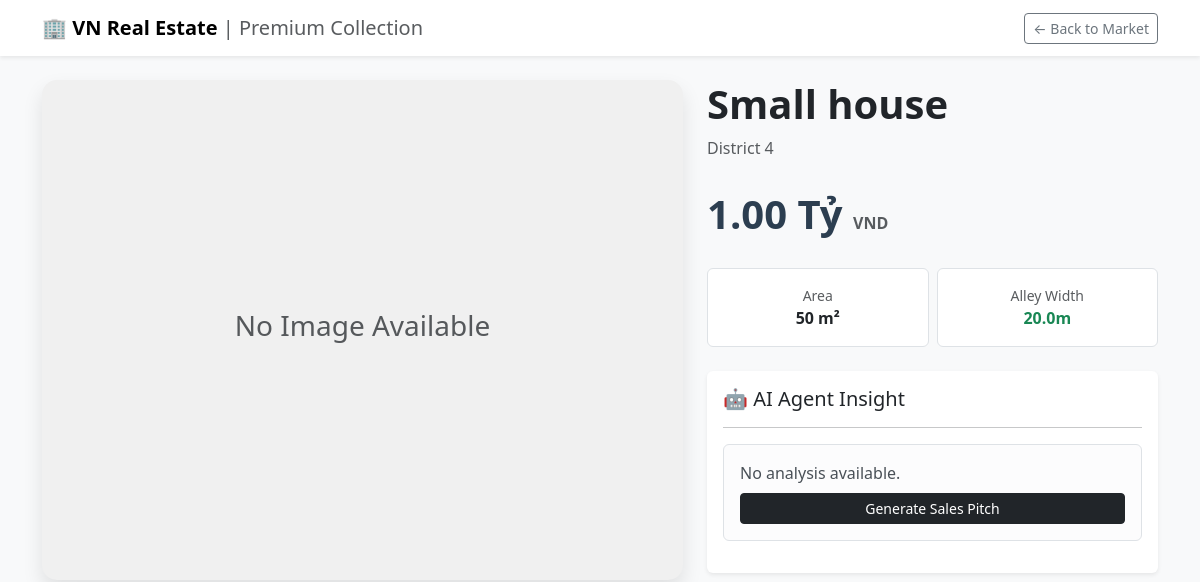
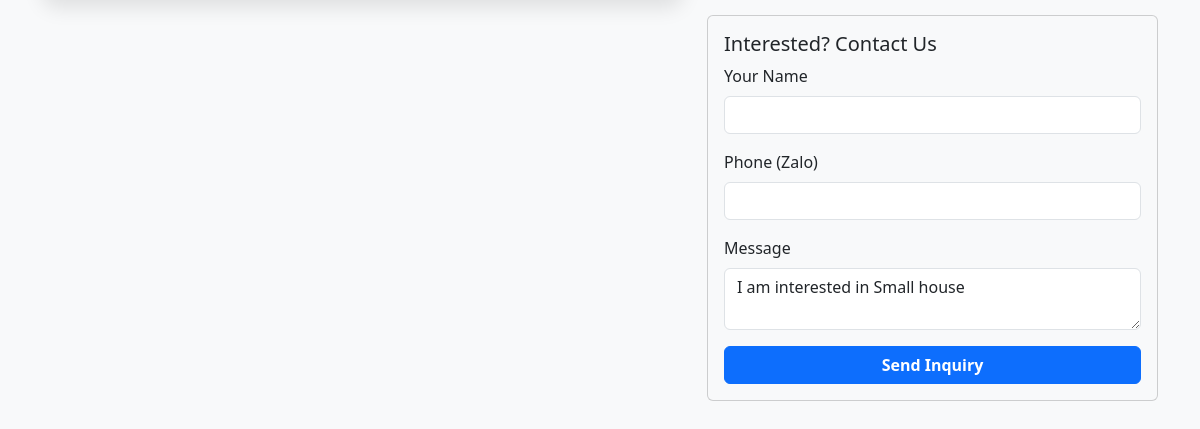
/property/2/, run on an earlier commit of the app's database (2 pictures, top to bottom).
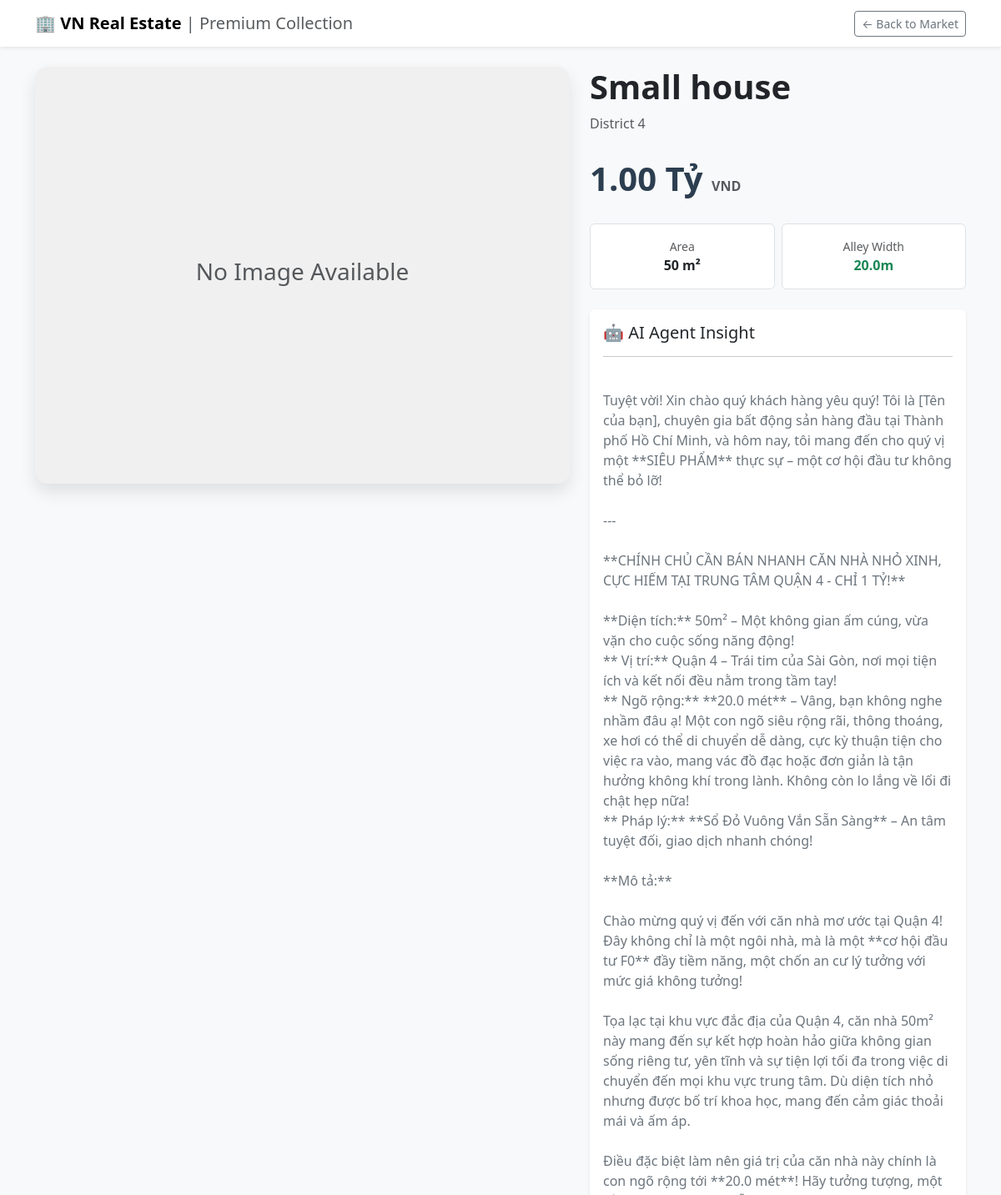
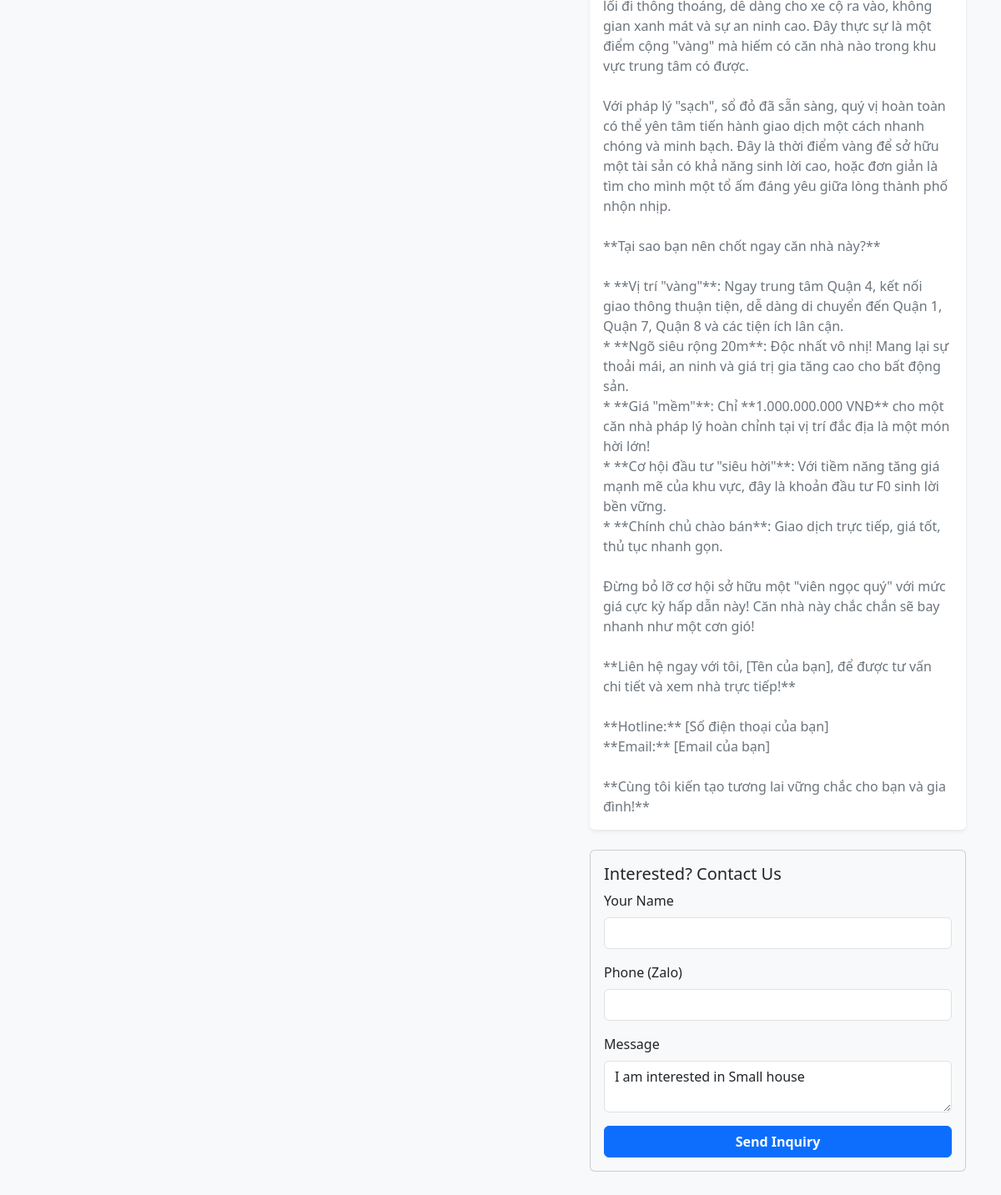
And on a later commit of the database (2 pictures, top to bottom).
### listings/models.py (models this page shows, shortened)
class Property(models.Model):
    title = models.CharField(max_length=200)
    price_in_billions = models.DecimalField(max_digits=10, decimal_places=2)
    location_district = models.CharField(max_length=100) # e.g., "District 1", "Thao Dien"
    area_sqm = models.IntegerField()
    alley_width_meters = models.FloatField(help_text="Width of the ngo/hem in front of house")
    is_legal_clear = models.BooleanField(default=False, help_text="Is the Red Book (So Do) ready?")
    ai_description = models.TextField(blank=True, null=True, help_text="Generated by OpenAI")
    main_photo = models.ImageField(upload_to='properties/', blank=True, null=True)

### listings/views.py (the view)
# urls.py: path('property/<int:pk>/', views.property_detail, name='property_detail'),
def property_detail(request, pk):
    prop = get_object_or_404(Property, pk=pk)
    return render(request, 'listings/detail.html', {'prop': prop})

### listings/templates/listings/detail.html (shortened to what the changed rows need)
<!DOCTYPE html>
<html>
<head>
    <link href="https://cdn.jsdelivr.net/npm/bootstrap@5.3.0/dist/css/bootstrap.min.css" rel="stylesheet">
</head>
<body class="bg-light">
    <div class="container mb-5">
        <div class="row">
            <div class="col-lg-5">
                <h1 class="display-6 fw-bold mb-2">{{ prop.title }}</h1>
                <p class="text-muted mb-4"> {{ prop.location_district }}</p>
                <div class="price-tag mb-4">
                    {{ prop.price_in_billions }} Tỷ <small class="fs-6 text-muted">VND</small>
                </div>
                <div class="row mb-4 g-2">
                    <div class="col-6">
                        <div class="p-3 border rounded bg-white text-center">
                            <div class="text-muted small">Area</div>
                            <div class="fw-bold">{{ prop.area_sqm }} m²</div>
                        </div>
                    </div>
                    <div class="col-6">
                        <div class="p-3 border rounded bg-white text-center">
                            <div class="text-muted small">Alley Width</div>
                            <div class="fw-bold {{ prop.alley_width_meters|yesno:'text-success,text-danger' }}">
                                {{ prop.alley_width_meters }}m
                            </div>
                        </div>
                    </div>
                </div>
                <div class="card border-0 shadow-sm bg-white">
                    <div class="card-body">
                        <h5 class="card-title">🤖 AI Agent Insight</h5>
                        <hr>
                        {% if prop.ai_description %}
                            <p class="card-text text-secondary" style="white-space: pre-line;">
                                {{ prop.ai_description }}
                            </p>
                        {% else %}
                            <div class="alert alert-light border">
                                No analysis available.
                                <br>
                                <a href="{% url 'generate_pitch' prop.pk %}" class="btn btn-dark btn-sm mt-2 w-100">
                                    Generate Sales Pitch
                                </a>
                            </div>
                        {% endif %}
                    </div>
                </div>
                <div class="card bg-light mt-4">
                    <div class="card-body">
                        <form action="{% url 'inquiry' %}" method="POST">
                            <div class="mb-3">
                                <label class="form-label">Message</label>
                                <textarea name="message" class="form-control" rows="2">I am interested in {{ prop.title }}</textarea>
                            </div>
                        </form>
                    </div>
                </div>
            </div>
        </div>
    </div>
</body>
</html>

What changed in the data, as far as the page shows it:
changed Property "Small house": ai_description (not shown) → "Tuyệt vời! Xin chào quý khách hàng yêu quý! Tôi là [Tên của bạn], chuyên gia bất động sản hàng đầu tại Thành phố Hồ Chí Minh, và hôm nay, tôi mang đến cho quý vị một **SIÊU PHẨM** thực sự – một cơ hội đầu tư không thể bỏ lỡ! --- **CHÍNH CHỦ CẦN BÁN NHANH CĂN NHÀ NHỎ XINH, CỰC HIẾM TẠI TRUNG TÂM QUẬN 4 - CHỈ 1 TỶ!** **Diện tích:** 50m² – Một không gian ấm cúng, vừa vặn cho cuộc sống năng động! ** Vị trí:** Quận 4 – Trái tim của Sài Gòn, nơi mọi tiện ích và kết nối đều nằm trong tầm tay! ** Ngõ rộng:** **20.0 mét** – Vâng, bạn không nghe nhầm đâu ạ! Một con ngõ siêu rộng rãi, thông thoáng, xe hơi có thể di chuyển dễ dàng, cực kỳ thuận tiện cho việc ra vào, mang vác đồ đạc hoặc đơn giản là tận…"
Also different on the page:
text no longer shown: "No analysis available. Generate Sales Pitch"
